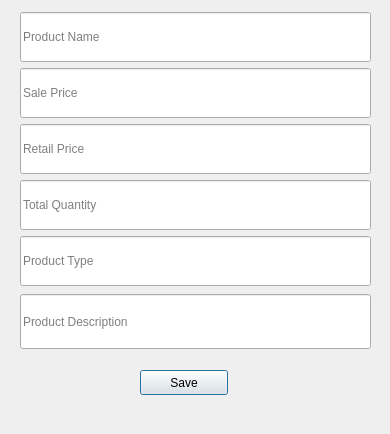
<?xml version="1.0" encoding="UTF-8"?>
<ui version="4.0">
 <class>Newproductinfo</class>
 <widget class="QDialog" name="Newproductinfo">
  <property name="geometry">
   <rect>
    <x>0</x>
    <y>0</y>
    <width>390</width>
    <height>434</height>
   </rect>
  </property>
  <property name="windowTitle">
   <string>Dialog</string>
  </property>
  <widget class="QWidget" name="verticalLayoutWidget">
   <property name="geometry">
    <rect>
     <x>20</x>
     <y>10</y>
     <width>351</width>
     <height>341</height>
    </rect>
   </property>
   <layout class="QVBoxLayout" name="verticalLayout">
    <item>
     <spacer name="verticalSpacer">
      <property name="orientation">
       <enum>Qt::Vertical</enum>
      </property>
      <property name="sizeType">
       <enum>QSizePolicy::Fixed</enum>
      </property>
      <property name="sizeHint" stdset="0">
       <size>
        <width>20</width>
        <height>2</height>
       </size>
      </property>
     </spacer>
    </item>
    <item>
     <widget class="QLineEdit" name="lineEdit_product">
      <property name="maximumSize">
       <size>
        <width>16777215</width>
        <height>50</height>
       </size>
      </property>
      <property name="placeholderText">
       <string>Product Name</string>
      </property>
     </widget>
    </item>
    <item>
     <widget class="QLineEdit" name="lineEdit_sale">
      <property name="maximumSize">
       <size>
        <width>16777215</width>
        <height>50</height>
       </size>
      </property>
      <property name="placeholderText">
       <string>Sale Price</string>
      </property>
     </widget>
    </item>
    <item>
     <widget class="QLineEdit" name="lineEdit_retail">
      <property name="maximumSize">
       <size>
        <width>16777215</width>
        <height>50</height>
       </size>
      </property>
      <property name="placeholderText">
       <string>Retail Price</string>
      </property>
     </widget>
    </item>
    <item>
     <widget class="QLineEdit" name="lineEdit_quantity">
      <property name="maximumSize">
       <size>
        <width>16777215</width>
        <height>50</height>
       </size>
      </property>
      <property name="placeholderText">
       <string>Total Quantity</string>
      </property>
     </widget>
    </item>
    <item>
     <widget class="QLineEdit" name="lineEdit_productType">
      <property name="maximumSize">
       <size>
        <width>16777215</width>
        <height>50</height>
       </size>
      </property>
      <property name="placeholderText">
       <string>Product Type</string>
      </property>
     </widget>
    </item>
    <item>
     <widget class="QLineEdit" name="lineEdit_productDescription">
      <property name="minimumSize">
       <size>
        <width>0</width>
        <height>55</height>
       </size>
      </property>
      <property name="maximumSize">
       <size>
        <width>16777215</width>
        <height>50</height>
       </size>
      </property>
      <property name="placeholderText">
       <string>Product Description</string>
      </property>
     </widget>
    </item>
    <item>
     <spacer name="verticalSpacer_2">
      <property name="orientation">
       <enum>Qt::Vertical</enum>
      </property>
      <property name="sizeType">
       <enum>QSizePolicy::Fixed</enum>
      </property>
      <property name="sizeHint" stdset="0">
       <size>
        <width>20</width>
        <height>2</height>
       </size>
      </property>
     </spacer>
    </item>
   </layout>
  </widget>
  <widget class="QPushButton" name="pushButton_newproduct">
   <property name="geometry">
    <rect>
     <x>140</x>
     <y>370</y>
     <width>88</width>
     <height>25</height>
    </rect>
   </property>
   <property name="text">
    <string>Save</string>
   </property>
  </widget>
 </widget>
 <resources/>
 <connections/>
</ui>
